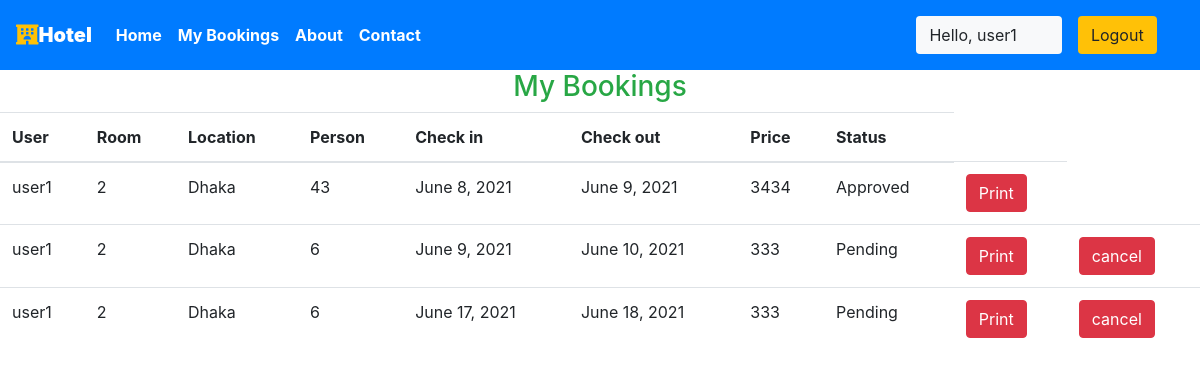
The page /user/bookings (signed in) on the database as committed earlier.
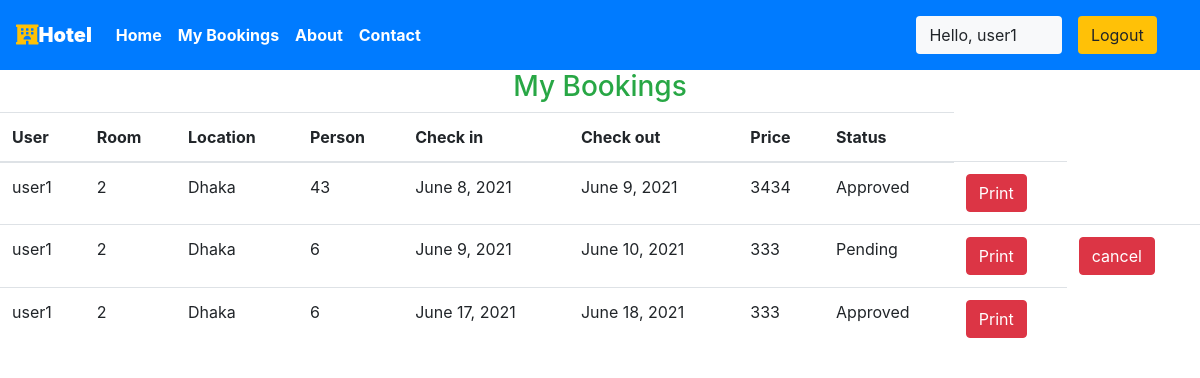
The same page on the database as committed later.
### main/models.py (models this page shows, shortened)
class Reservation(models.Model):
    Reservation_STATUS = (
    ("1", "Pending"),
    ("2", "Approved"),
    ("3", "Canceled"),
    )
    status=models.CharField(choices=Reservation_STATUS, max_length=15, default="Pending")
    id = models.AutoField(primary_key=True)
    check_in = models.DateField(auto_now =False)
    check_out = models.DateField()
    room = models.ForeignKey(Room, on_delete = models.CASCADE)
    guest = models.ForeignKey(CustomUser, on_delete= models.CASCADE)
    booking_id = models.CharField(max_length=100,default="null")
    @property
    def total_price(self):
        days = (self.check_out - self.check_in).days
        print(days)
        result = self.room.price * days
        return result

class CustomUser(AbstractUser):
     date_of_birth = models.DateField(verbose_name=_("Date of birth"), blank=True, null=True)
     address1 = models.CharField(verbose_name=_("Address line 1"), max_length=1024, blank=True, null=True)
     zip_code = models.CharField(verbose_name=_("Postal Code"), max_length=12, blank=True, null=True)
     city = models.CharField(verbose_name=_("City"), max_length=1024, blank=True, null=True)
     country = CountryField(blank=True, null=True)
     phone_regex = RegexValidator(regex=r"^\+(?:[0-9]●?){6,14}[0-9]$", message=_("Enter a valid international mobile phone number starting with +(country code)"))
     mobile_phone = models.CharField(validators=[phone_regex], verbose_name=_("Mobile phone"), max_length=17, blank=True, null=True)
     photo = models.ImageField(verbose_name=_("Photo"), upload_to='photos/', default='photos/default-user-avatar.png')
     class Meta:
         ordering = ['last_name']

class Room(models.Model):
    ROOM_STATUS = (
    ("1", "available"),
    ("2", "not available"),
    )
    ROOM_TYPE = (
    ("1", "Premium"),
    ("2", "Deluxe"),
    ("3","Basic"),
    )
    id = models.AutoField(primary_key=True)
    room_type = models.CharField(max_length=50,choices = ROOM_TYPE)
    capacity = models.IntegerField()
    price = models.IntegerField()
    size = models.IntegerField()
    hotel = models.ForeignKey(Hotel, on_delete = models.CASCADE)
    status = models.CharField(choices =ROOM_STATUS,max_length = 15)
    roomnumber = models.IntegerField()
    photo=models.ImageField(upload_to='room/', null=True, blank=True)
    Services=models.CharField(max_length=30,null=True)

class Hotel(models.Model):
    id = models.AutoField(primary_key=True)
    name = models.CharField(max_length=30,null=True)
    owner = models.ForeignKey(CustomUser, blank=True, null=True, on_delete=models.CASCADE)
    location = models.CharField(max_length=50)
    state = models.CharField(max_length=50,null=True)
    country = models.CharField(max_length=50,null=True)
    photo=models.ImageField(upload_to='hotel/', null=True, blank=True)

### main/views.py (the view)
# urls.py: path('user/bookings', views.user_bookings,name="userbookings"),
@login_required(login_url='/user')
def user_bookings(request):
    if request.user.is_authenticated == False:
        messages.error(request,"Please login to Book rooms")
        return redirect('userloginpage')
    user = CustomUser.objects.all().get(id=request.user.id)
    bookings = Reservation.objects.all().filter(guest=user)
    total = 0
    for book in bookings:
        checkin = book.check_in
        checkout = book.check_out
        price = book.room.price
        total += price * (checkout - checkin).days
    if not bookings:
        messages.warning(request,"No Bookings Found")
    return HttpResponse(render(request,'user/mybookings.html',{'bookings':bookings, 'total':total}))

### main/templatetags/app_tags.py (called while the page is built)
@register.filter(name='has_group')
def has_group(user, group_name):
    group = Group.objects.get(name=group_name)
    return True if group in user.groups.all() else False

### templates/user/mybookings.html (shortened to what this page needs)
{% extends 'basic.html' %} {% block title %}Dashboard {% endblock title %} {% block body %}
{% load app_tags %}
<h3 class="text-center  text-success">My Bookings </h3>
<table class="table">
    <thead>
        <th>User</th>
        <th>Room</th>
        <th>Location</th>
        <th>Person</th>
        <th>Check in</th>
        <th>Check out</th>
        <th>Price</th>
        <th>Status</th>
    </thead>
    {% for each_booking in bookings %}
    <tr>
        <td>{{each_booking.guest.username}}</td>
        <td>{{each_booking.room.roomnumber}}</td>
        <td>{{each_booking.room.hotel.location}}</td>
        <td>{{each_booking.room.capacity}}</td>
        <td>{{each_booking.check_in}}</td>
        <td>{{each_booking.check_out}}</td>
        <td>{{each_booking.total_price}}</td>
        <td>{{each_booking.get_status_display}}</td>
        <td> <a href="/user/bookings/{{each_booking.id}}"> <button type="submit" class="btn btn-danger">Print</button>   </a>  </td>
        {% if each_booking.get_status_display == 'Pending' %}
        <td><form action="/user/panel/change-status" method="POST" enctype="multipart/form-data">
                <button type="submit" class="btn btn-danger">cancel</button>
              </form></td>
        {% endif %}
    </tr>
    {% endfor %}
</table>
{% endblock body %}

Rows that differ between the two databases and show on the page:
changed Reservation "June 17, 2021": status "Pending" → "Approved"; no longer shows "cancel"
